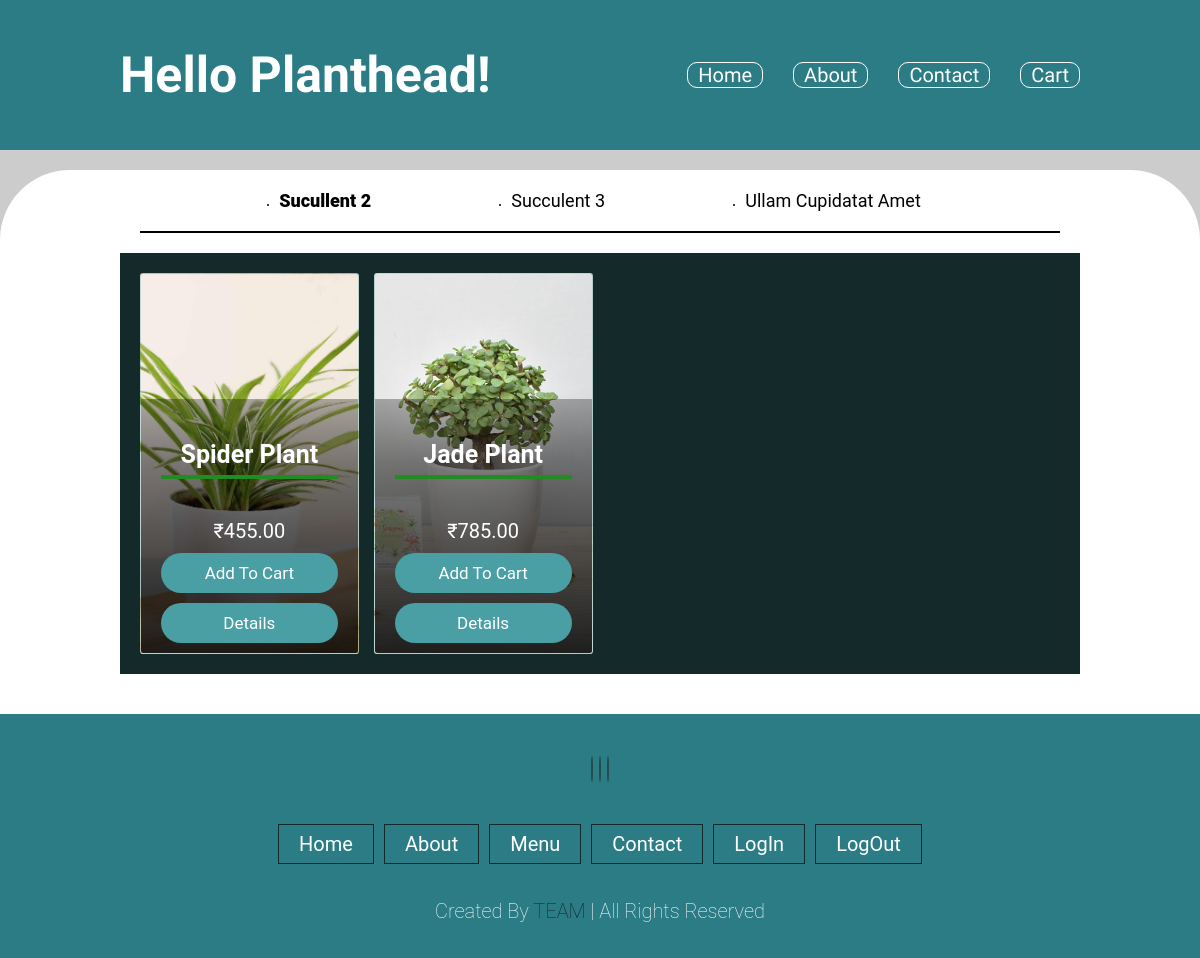
Page /menu.php?id=20 on the committed database.
### tables this page shows
CREATE TABLE `tb_category` (
  `id` int unsigned NOT NULL AUTO_INCREMENT,
  `title` varchar(45) DEFAULT NULL,
  `image_name` varchar(255) DEFAULT NULL,
  `featured` varchar(45) DEFAULT NULL,
  `active` varchar(45) DEFAULT NULL,
  PRIMARY KEY (`id`)
);

CREATE TABLE `tb_plant` (
  `id` int unsigned NOT NULL AUTO_INCREMENT,
  `title` varchar(150) DEFAULT NULL,
  `description` text,
  `price` decimal(10,2) DEFAULT NULL,
  `image_name` varchar(255) DEFAULT NULL,
  `category_id` int unsigned DEFAULT NULL,
  `featured` varchar(45) DEFAULT NULL,
  `active` varchar(45) DEFAULT NULL,
  `caring_instructions` text,
  `toxicity` text,
  PRIMARY KEY (`id`)
);

### menu.php (the view, shortened to what this page needs)
<?php
include('config/constants.php');
if (isset($_GET['id'])) {
    $get_id = $_GET['id'];
} else {
    header('location:' . SITEURL);
}
?>
<!DOCTYPE html>
<html lang="en">
<head>
    <link rel="stylesheet" href="css/my-style.css">
    <link rel="stylesheet" href="css/menu.css">
</head>
<body>
    <header>
        <h1>Hello Planthead!</h1>
        <nav class="menu-buttons">
            <a href="<?php echo SITEURL . '#cart'; ?>" class="btn-menu">Cart</a>
            <a href="<?php echo SITEURL . '#contact'; ?>" class="btn-menu">Contact</a>
            <a href="<?php echo SITEURL . '#about'; ?>" class="btn-menu">About</a>
            <a href="<?php echo SITEURL . '#home'; ?>" class="btn-menu">Home</a>
        </nav>
    </header>
    <div class="shop-menu">
        <ul class="menu-bar">
            <?php
            $sql = 'SELECT * FROM tb_category';
            $res = mysqli_query($conn, $sql);
            $count = mysqli_num_rows($res);
            if ($count >= 1) {
                while ($row = mysqli_fetch_assoc($res)) {
                    $id = $row['id'];
                    $title = $row['title'];
                    if ($id == $get_id) {
                        $selected = "class='active'";
                    } else {
                        $selected = '';
                    }
                    echo "<li><a " . $selected . " href='menu.php?id=" . $id . "'>" . $title . "</a></li>";
                }
            }
            ?>
        </ul>
        <div class="menu">
            <div class="box-container">
                <?php
                $sql = "SELECT * FROM tb_plant WHERE category_id = $get_id";
                $res = mysqli_query($conn, $sql);
                $count = mysqli_num_rows($res);
                if ($count >= 1) {
                    while ($row = mysqli_fetch_assoc($res)) {
                        $title = $row['title'];
                        $price = $row['price'];
                        $id = $row['id'];
                        $image_name = $row['image_name'];
                        echo "<div class='box' style='background: url(" . '"images/plants/' . $image_name . '"' . ");
                        background-size: cover;
                        background-position: center;'>";
                        echo "<div class='content'>
                          <h2>" . $title . "</h2>
                          <p class='price'>₹" . $price . "</p>";
                        echo '<a href="add-to-cart.php?id=' . $id . '&p=' . "menu.php?id=" . $get_id . '" class="btn">add to cart</a>
                          <a href="detail.php?id=' . $id . '" class="btn">Details</a>
                          </div>
                          </div>';
                    }
                } else {
                    echo "<div><h1>No Plant in this category</h1></div>!!";
                }
                ?>
            </div>
        </div>
    </div>
    <?php
    include('footer.php');
    ?>

### css/my-style.css (style rules this page uses)
:root { --main-color: #499fa4; --black: #2b7c85; --bg: #00ff8b; --border: 0.1rem solid rgba(73, 159, 164, 0.3); }
* { font-family: "Roboto", sans-serif; margin: 0; padding: 0; box-sizing: border-box; outline: none; border: none; text-decoration: none; text-transform: capitalize; transition: 0.2s linear; }
html { font-size: 62.5%; overflow-x: hidden; scroll-padding-top: 9rem; scroll-behavior: smooth; }
body { background: #ccc; }
a { text-decoration: none; }
.btn { margin-top: 1rem; display: inline-block; text-align: center; padding: 1rem 2rem; font-size: 1.7rem; color: #fff; background: var(--main-color); cursor: pointer; border-radius: 2rem; }
.menu { background-color: #eee; border-radius: 3rem; margin-bottom: 2rem; }
.menu .box-container { display: grid; grid-template-columns: repeat(4, 1fr); gap: 1.5rem; background-color: #13292a; padding: 2rem; }
.menu .box-container .box { padding: 5rem 0 1rem 0; text-align: center; border: var(--border); border-radius: 0.5em; overflow: hidden; transition: transform 500ms ease; }
.menu .box-container .box .content { margin-top: 12em; color: white; padding: 5em 2rem 0 2rem; height: 100%; background: linear-gradient( hsl(0 0% 0% / 0.3), hsl(0 0% 0% / 0.5) 20%, hsl(0 0% 0% / 1) ); }
.menu .box-container .box h2 { font-size: 2.5rem; padding: 1rem 0; position: relative; text-align: center; }
.menu .box-container .box h2::after { content: ""; height: 4px; background-color: forestgreen; width: calc(100%); left: 0; bottom: 0; position: absolute; transition: transform 500ms ease; }
.menu .box-container .box .price { font-size: 2rem; padding: 2em 0 0; }

### css/menu.css (style rules this page uses)
* { box-sizing: border-box; }
body { font-size: 62.5%; height: 100%; background-color: #ccc; }
header { display: flex; margin-bottom: 2rem; padding: 3rem 10%; place-items: center; background-color: #2b7c85; }
header > * { flex: 1 1 100%; }
header h1 { position: sticky; font-family: Sunflower; line-height: 90px; font-size: 5rem; color: #ffffff; }
.menu-buttons { width: 100%; text-align: left; border: 2px; display: flex; gap: 3rem; flex-direction: row-reverse; }
.btn-menu { cursor: pointer; font-size: 2rem; padding: 0 1rem; align-items: center; font-family: Sunflower; place-items: center; color: white; border: 1px solid white; border-radius: 1rem; transition: transform 500ms ease; }
.shop-menu { padding: 0 10% 2rem 10%; background: #ffffff; border-top-left-radius: 7rem; border-top-right-radius: 7rem; border: 2px; margin-top: 20px; }
.menu-bar { display: flex; justify-content: space-evenly; padding: 2rem 0; border-bottom: 2px solid black; margin: 2rem; }
.menu-bar li a { color: black; font-size: 1.8rem; text-align: center; padding: 3px 1px; text-decoration: none; }
.menu-bar li .active { font-weight: 800; }
.menu .box-container .box a { width: 100%; }

### rows in the picture
tb_category: title "Sucullent 2"
tb_category: title "Succulent 3"
tb_category: title "Ullam Cupidatat Amet"
tb_plant: image_name (picture), title "Spider Plant", price "455.00"
tb_plant: image_name (picture), title "Jade Plant", price "785.00"
